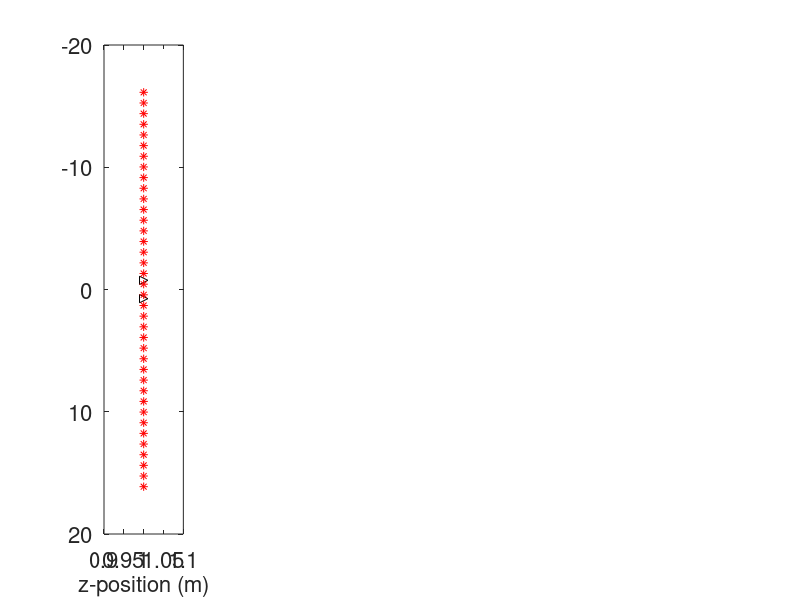

This chart was generated by the following MATLAB code: (Note: this script raises an error after producing the figure.)
%% AmbientNoiseDiffusion_synthetics.m
%
% Demonstration of ambient noise diffusion analysis as illustrated in
% Figure 2 of manuscript by Fulton & Brodsky: "Determining Hydraulic 
% Diffusivity from Ambient Noise Signals of Advection in Temperature Data"
% which builds upon the work of Sneider, 2006; Fan and Sneider, 2009; 
% and Shamsalsadati and Weiss, 2014.
%
% Objectives:
% 1) Create synthetic ambient noise time-series of pressure and pressure 
% gradient at 2 observation points resulting from distributed pressure 
% sources.
% 2) perform ambient noise diffusion analysis to reconstruct Green's
% function response
% 3) compare empirical responses to analytical solutions 
% mks units used throughout for calculations. 
% Time or lag vectors plotted in days for illustrative purposes.
%
% Utilizes the following custom functions:
% f_AmbNoiseDiff - uses parfor parallelization; 
%       edit 'parfor' to 'for' to unparallelize if necessary.
% f_DiffGreen
% f_DerDiffGreen
% f_synth_ambdiff_freq_PandFlow
% save2pdf (optional)
%
%
% Patrick M. Fulton
% pfulton@cornell.edu
% July 2022
% https://github.com/patrickmfulton/AmbientNoiseDiffusion
% modified by E Brodsky December 2022
% to include fitting and recovering the diffusivity

clear, close all;

%%
savepdf=0; %save pdf?
R=1;% Number of runs to average over.

%%
%%MODEL PARAMETERS    

dD=.1;
% Dall=10.^(-10:dD:0); %initial range of D estimates
Dall=10.^-(5); % option to perform on single D estimate

L=1.5;  % distance between two receivers [m];

dt=600;
tmax=86400*900;

t=[dt:dt:tmax]; %time vector [s]

%%SOURCE DISTRIBUTION
Ws=34; %width of source distribution
rhos=1.147; % Source density

%location of two receivers (i.e. observation points / sensors)
x_R1=L/2;
x_R2=-L/2; % symetric around zero

%location of source 
dx_source=1./rhos;
x_source1=dx_source/2:dx_source:Ws/2;
x_source2=(-dx_source/2:-dx_source:-Ws/2);

x_source=[x_source2 x_source1];

% Plot spatial distribution of sources and observation points
figure(1)
ax(1)=subplot(1,5,1);
plot(1,[x_R1 x_R2],'k>')
hold on
plot(1,[x_source2 x_source1],'r*')
ylim([-1 1]*20)
axis ij
xlabel('z-position (m)')
set(gca,'fontsize',16)
    set(findall(gcf,'type','text'),'fontsize',16)
    
%%
% SOLUTION OF PULSE SOURCE



N=length(t);
f=(0:N-1)/(N*dt); %frequency
w=2*pi*f; %angular frequency
GG=zeros(length(t)-1,R); %initialize array for Green's function responses for Pressure
FF=zeros(length(t)-1,R); %initialize array for Green's function responses for Pressure gradient



for dd=1:length(Dall)
    D=Dall(dd);
for ii=1:R % RUN SEVERAL TIMES    
    
    
%%Analytical Green function between two receiver
G_th=f_DiffGreen(t,L,D,1)'; %theoretical soln for Pressure
F_th=f_DerDiffGreen(t,L,D,1)'; %theoretical soln for pressure gradient
 


%% Create synthetic signals for analysis
% Diffusion signal at x1 from source ix in freq. domain with random phase
% and Diffusion signal at x2 from source ix in freq. domain...
%     maintaining phase shifts for both receivers, x1 and x2.
%  G represents Presure response; F represents pressure gradient response.

for ix=1:length(x_source)

 x1=(x_R1-x_source(ix));
 x2=(x_R2-x_source(ix));


[G1,F1,Shift]=f_synth_ambdiff_freq_PandFlow(D,t,x1); 
[G2,F2]=f_synth_ambdiff_freq_PandFlow(D,t,x2,Shift); 

G1A(ix,:)=G1; %matrix of all the source responses for Pressure
G2A(ix,:)=G2;

F1A(ix,:)=F1; %matrix of all the source responses for Pressure gradient
F2A(ix,:)=F2;

end
%% 
%% Construct synthetic time-series by compiling source responses 
%  and transforming to time-domain.
dw=w(2)-w(1);

G1=sum(G1A,1); %synthetic series  of all sources
G2=sum(G2A,1);
data1=real(ifft(G1)*dw); %synthetic time series for R1
data2=real(ifft(G2)*dw); % " for R2

F1=sum(F1A,1); %synthetic series of all sources
F2=sum(F2A,1);
ddata1=real(ifft(F1)*dw); %synthetic time series for R1
ddata2=real(ifft(F2)*dw); % " for R2

%%%%%%%%%%%%%%%%%%%%%%%%%%%%%%%%%%%%%%%%%%%%%%%%%%%%%%%%%%%%%%%%%%%%%%%%%%%
%% Do Ambient Diffusion analysis (i.e. -2*d/dt of xcorr)
win=length(data1)/1; %time window to evaluate over = full time series. 
[tw,Gd,dlag]=f_AmbNoiseDiff(t,data1,data2,win,win,'biased');

Gd=Gd(round(length(Gd)/2)+1:end,:); %just positive lags
dlag2=(1:length(Gd))*dt;  %convert lags units to time

Gdn=Gd/max(Gd(dlag2<864000)); %normalize by max within short lag
GG(:,ii)=Gd; %store empirical response from separate runs
%%%%%%%%%%%%%%%%%%%%%%%%%%%%%%%%%%%%%%%%%%%%%%%%%%%%%%%%%%%%%%%%%%%%%%%%%%%

%%
win=length(data1)/1;
[tw,Fd,dlag]=f_AmbNoiseDiff(t,ddata1,ddata2,win,win,'biased');

Fd=Fd(round(length(Fd)/2)+1:end,:); %just positive lags
dlag2=(1:length(Gd))*dt;  %convert lags units to time

Fdn=Fd/max(Fd(dlag2<864000)); %normalize by max within short lag
FF(:,ii)=Fd;  %store empirical response from separate runs
%%%%%%%%%%%%%%%%%%%%%%%%%%%%%%%%%%%%%%%%%%%%%%%%%%%%%%%%%%%%%%%%%%%%%%%%%%%
%% Fit Diffusivity
modelfun = @(D,t) f_DiffGreen(t,L,D,1)/max(f_DiffGreen(t,L,D,1));
D0 = [1e-4];
i1=find(diff(Gdn,1)>0,1); % eliminates the small, unstable region near 0 lag. Starts with the slope positive
i2=max(find(t<5*24*3600)); % fit first 5 days of data 
% should be adjusted to longer if the hydraulic diffusivity is very low
I=(i1:i2);
mdl = fitnlm(t(I),Gdn(I)/max(Gdn(I)),modelfun,D0);
Dfit=mdl.Coefficients.Estimate
Gfit=f_DiffGreen(t,L,Dfit,1)/max(f_DiffGreen(t,L,Dfit,1));

modelfunF = @(D,t) f_DerDiffGreen(t,L,D,1)/max(f_DerDiffGreen(t,L,D,1));
i1=find(diff(Fdn,1)>0,1)+2;
i2=max(find(t<5*24*3600));
I=(i1:i2);
mdl = fitnlm(t(I),Fdn(I)/max(Fdn(I)),modelfunF,D0);
Dfit=mdl.Coefficients.Estimate
Ffit=f_DerDiffGreen(t,L,Dfit,1)/max(f_DerDiffGreen(t,L,Dfit,1));



%% Plot synthetic time series and empirical & analytical response functions
figure(2)
ax(1)=subplot(3,2,1);
plot(t/86400,[data1; data2],'linewidth',2)
xlabel('Time (days)')
ylabel('Synth. Data')
set(gca,'fontsize',16)
    set(findall(gcf,'type','text'),'fontsize',16)
    
ax(2)=subplot(3,2,3);
plot(dlag2/86400,Gdn,'k-','linewidth',2), hold on

hold on

    plot(t/86400,G_th./max(G_th),'r--','linewidth',2)
    plot(t/86400,Gfit,'c:','linewidth',2)

xlim([0 5])
xlabel('Lag (days)')
set(gca,'fontsize',16)
    set(findall(gcf,'type','text'),'fontsize',16)

ax(4)=subplot(3,2,5);
plot(dlag2/86400,Fdn,'k-','linewidth',2), hold on
hold on
plot(t/86400,F_th./max(F_th),'r--','linewidth',2)
    plot(t/86400,Ffit,'c:','linewidth',2)

xlim([0 5])
ylim([-1 1])
xlabel('Lag (days)')
set(gca,'fontsize',16)
    set(findall(gcf,'type','text'),'fontsize',16)
%%



end
end
legend('Numerical Simulation','Analytical Solution','Recovered')

if savepdf==1
save2pdf(['Figure2ABC_',datestr(now,'yyyymmddhhMM')])  
% https://www.mathworks.com/matlabcentral/fileexchange/16179-save2pdf 
end



